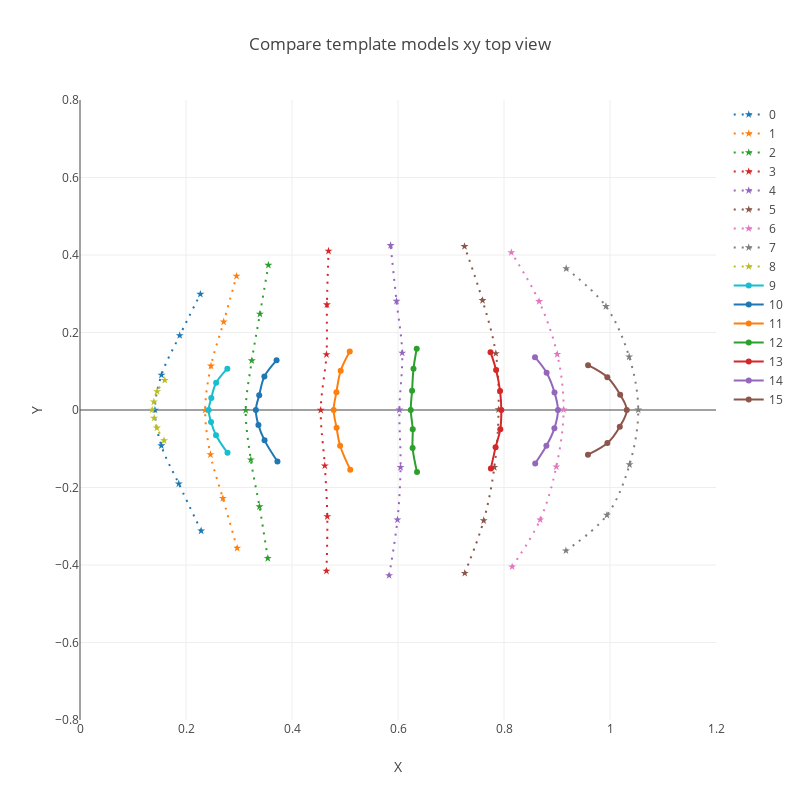

Here is the notebook cell this chart was saved with:
### Code cell
nx1 = np.concatenate((pht0Petal, pht1Petal, ))
gx = gy.FormatNetworkToGraphColumns(nx1, xOffset=0, yOffset=7, colPoints=7)

layout = go.Layout(
    title = 'Initial Curves',
    height = 800,
    width = 800,
    hovermode= 'closest',
    xaxis= dict(
        title= 'X',
        range = [-.0,1.2],
    ),
    yaxis=dict(
        title= 'Y',
        range = [-.8,.8],
    )
)
layout.title = 'Compare template models xy top view'
f = gy.graphCurves(gx, layout, dashRange=range(0,9))
offline.iplot(f)

# if not os.path.exists('images'):
#     os.mkdir('images')
# pio.write_image(f, './images/fig2a.png')

### Figure 1 — Plotly figure (JSON) as saved in the notebook; plotly's stock layout.template omitted (floating-point values rounded to 4 significant figures)
{"data": [{"line": {"dash": "2px,6px", "shape": "spline"}, "marker": {"symbol": "star"}, "name": "0", "type": "scatter", "uid": "b9dd454a-7b24-4e36-aca6-97a7d52e574c", "x": [0.2286, 0.1864, 0.1535, 0.1414, 0.1537, 0.1882, 0.2271], "y": [-0.3117, -0.1903, -0.09206, 0.000146, 0.09032, 0.1924, 0.2989]}, {"line": {"dash": "2px,6px", "shape": "spline"}, "marker": {"symbol": "star"}, "name": "1", "type": "scatter", "uid": "bb1e1c7a-f2fc-4039-bca0-4b8770089337", "x": [0.2966, 0.2696, 0.2461, 0.2362, 0.2471, 0.2711, 0.2953], "y": [-0.3564, -0.228, -0.1149, -0.0004871, 0.1138, 0.2276, 0.3456]}, {"line": {"dash": "2px,6px", "shape": "spline"}, "marker": {"symbol": "star"}, "name": "2", "type": "scatter", "uid": "e2becd0a-9457-423f-be2a-690bf224076e", "x": [0.3544, 0.3386, 0.3223, 0.3127, 0.3242, 0.3395, 0.3554], "y": [-0.3826, -0.2494, -0.1283, -0.0006901, 0.1274, 0.2478, 0.3738]}, {"line": {"dash": "2px,6px", "shape": "spline"}, "marker": {"symbol": "star"}, "name": "3", "type": "scatter", "uid": "48bde9c6-f428-43d5-9a6f-6e09b829ad8c", "x": [0.465, 0.4666, 0.4619, 0.4542, 0.465, 0.4659, 0.4689], "y": [-0.4155, -0.2749, -0.1439, -0.0004354, 0.1432, 0.2719, 0.4102]}, {"line": {"dash": "2px,6px", "shape": "spline"}, "marker": {"symbol": "star"}, "name": "4", "type": "scatter", "uid": "557dff72-0733-4b09-898d-a6da02777edc", "x": [0.5832, 0.599, 0.6048, 0.6026, 0.608, 0.5972, 0.586], "y": [-0.427, -0.2833, -0.148, 0.0004947, 0.1472, 0.2809, 0.4248]}, {"line": {"dash": "2px,6px", "shape": "spline"}, "marker": {"symbol": "star"}, "name": "5", "type": "scatter", "uid": "e0404673-a02e-4be9-af94-4382a236f8aa", "x": [0.7259, 0.7617, 0.7818, 0.7898, 0.7846, 0.7595, 0.7255], "y": [-0.4212, -0.2853, -0.1478, 0.0009893, 0.1459, 0.2829, 0.4223]}, {"line": {"dash": "2px,6px", "shape": "spline"}, "marker": {"symbol": "star"}, "name": "6", "type": "scatter", "uid": "e13e8ed1-a011-4594-a662-f2002ea40447", "x": [0.8154, 0.8682, 0.8987, 0.9125, 0.9005, 0.8662, 0.8138], "y": [-0.4043, -0.2831, -0.1464, 0.0007899, 0.1437, 0.2803, 0.4066]}, {"line": {"dash": "2px,6px", "shape": "spline"}, "marker": {"symbol": "star"}, "name": "7", "type": "scatter", "uid": "a928c203-501b-4576-9a3b-c90bec449bd6", "x": [0.9168, 0.9942, 1.037, 1.053, 1.036, 0.9923, 0.9174], "y": [-0.3631, -0.2712, -0.1408, 0.00031, 0.1372, 0.2675, 0.365]}, {"line": {"dash": "2px,6px", "shape": "spline"}, "marker": {"symbol": "star"}, "name": "8", "type": "scatter", "uid": "a5309833-e359-4f9f-a385-93e298a8fac4", "x": [0.1587, 0.1451, 0.1399, 0.1362, 0.1393, 0.1455, 0.16], "y": [-0.0789, -0.04613, -0.0211, 0.0001647, 0.02109, 0.04789, 0.07686]}, {"line": {"shape": "spline"}, "name": "9", "type": "scatter", "uid": "92b40b1b-ecc8-4c7c-8661-cf65176da3ef", "x": [0.2783, 0.2566, 0.2473, 0.2428, 0.2478, 0.2568, 0.278], "y": [-0.1106, -0.06502, -0.03117, 0.0001218, 0.03085, 0.07014, 0.1067]}, {"line": {"shape": "spline"}, "name": "10", "type": "scatter", "uid": "6b5f4b0f-ba6a-476f-81b6-afbbea5134a2", "x": [0.3725, 0.3482, 0.3366, 0.3318, 0.3381, 0.3479, 0.3709], "y": [-0.1328, -0.0783, -0.03863, 6.54e-05, 0.03819, 0.08626, 0.1281]}, {"line": {"shape": "spline"}, "name": "11", "type": "scatter", "uid": "7fef4648-ff5d-4578-878a-9710a9967b9c", "x": [0.5099, 0.4908, 0.4841, 0.4787, 0.4838, 0.4918, 0.509], "y": [-0.154, -0.0921, -0.04603, 0.0001505, 0.04606, 0.1013, 0.1508]}, {"line": {"shape": "spline"}, "name": "12", "type": "scatter", "uid": "d69e744e-5f35-4353-87df-635d842dec3d", "x": [0.6359, 0.6276, 0.6278, 0.6241, 0.6266, 0.6292, 0.6353], "y": [-0.1603, -0.09777, -0.04954, 0.0001915, 0.04971, 0.1066, 0.1581]}, {"line": {"shape": "spline"}, "name": "13", "type": "scatter", "uid": "cc8319d6-faa8-4099-a99c-ba782595640e", "x": [0.7752, 0.7841, 0.793, 0.7949, 0.7926, 0.7851, 0.7746], "y": [-0.1511, -0.09642, -0.04946, 0.0001789, 0.04873, 0.103, 0.1492]}, {"line": {"shape": "spline"}, "name": "14", "type": "scatter", "uid": "1d7f0b3b-be43-46ad-8e23-12c9892a901d", "x": [0.8589, 0.88, 0.8951, 0.9018, 0.8953, 0.8804, 0.8584], "y": [-0.1378, -0.09245, -0.04729, 0.0001891, 0.04548, 0.09625, 0.1364]}, {"line": {"shape": "spline"}, "name": "15", "type": "scatter", "uid": "02774b8f-8f2c-4f44-b15d-4211c6fc5746", "x": [0.9584, 0.995, 1.018, 1.032, 1.019, 0.995, 0.9586], "y": [-0.1154, -0.08537, -0.0429, 0.0002435, 0.03945, 0.08461, 0.1156]}], "layout": {"height": 800, "hovermode": "closest", "title": {"text": "Compare template models xy top view"}, "width": 800, "xaxis": {"range": [0, 1.2], "title": {"text": "X"}}, "yaxis": {"range": [-0.8, 0.8], "title": {"text": "Y"}}}}
